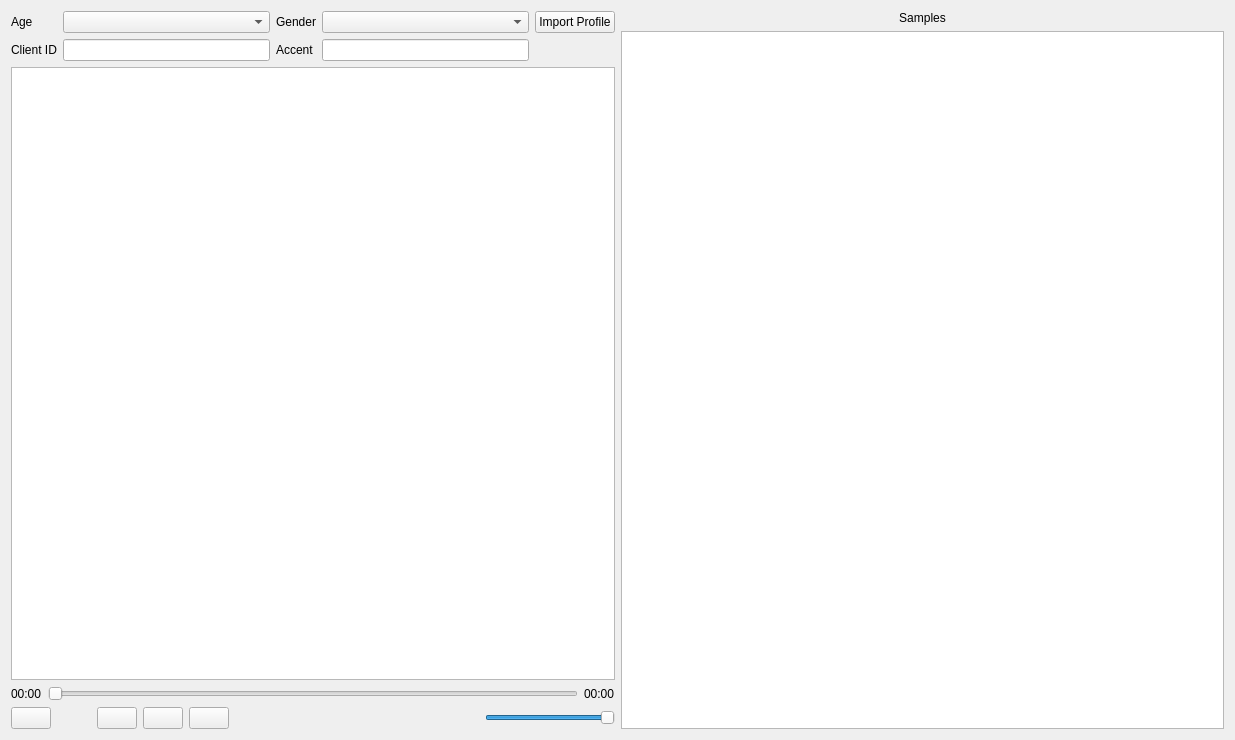
<?xml version="1.0" encoding="UTF-8"?>
<ui version="4.0">
 <class>OpenedProjectFrame</class>
 <widget class="QFrame" name="OpenedProjectFrame">
  <property name="geometry">
   <rect>
    <x>0</x>
    <y>0</y>
    <width>1235</width>
    <height>740</height>
   </rect>
  </property>
  <property name="windowTitle">
   <string notr="true">Project Open</string>
  </property>
  <layout class="QHBoxLayout" name="horizontalLayout">
   <item>
    <layout class="QVBoxLayout" name="verticalLayout">
     <item>
      <layout class="QGridLayout" name="gridLayout">
       <item row="0" column="2">
        <widget class="QLabel" name="genderLabel">
         <property name="sizePolicy">
          <sizepolicy hsizetype="Preferred" vsizetype="Preferred">
           <horstretch>0</horstretch>
           <verstretch>0</verstretch>
          </sizepolicy>
         </property>
         <property name="text">
          <string>Gender</string>
         </property>
        </widget>
       </item>
       <item row="1" column="3">
        <widget class="QLineEdit" name="accentEdit">
         <property name="sizePolicy">
          <sizepolicy hsizetype="Preferred" vsizetype="Fixed">
           <horstretch>0</horstretch>
           <verstretch>0</verstretch>
          </sizepolicy>
         </property>
        </widget>
       </item>
       <item row="1" column="1">
        <widget class="QLineEdit" name="clientIdEdit"/>
       </item>
       <item row="0" column="3">
        <widget class="QComboBox" name="genderInput">
         <property name="sizePolicy">
          <sizepolicy hsizetype="Expanding" vsizetype="Fixed">
           <horstretch>0</horstretch>
           <verstretch>0</verstretch>
          </sizepolicy>
         </property>
         <item>
          <property name="text">
           <string notr="true"/>
          </property>
         </item>
         <item>
          <property name="text">
           <string>Male</string>
          </property>
         </item>
         <item>
          <property name="text">
           <string>Female</string>
          </property>
         </item>
         <item>
          <property name="text">
           <string>Other</string>
          </property>
         </item>
         <item>
          <property name="text">
           <string>[Multiple]</string>
          </property>
         </item>
        </widget>
       </item>
       <item row="1" column="2">
        <widget class="QLabel" name="accentLabel">
         <property name="sizePolicy">
          <sizepolicy hsizetype="Preferred" vsizetype="Preferred">
           <horstretch>0</horstretch>
           <verstretch>0</verstretch>
          </sizepolicy>
         </property>
         <property name="text">
          <string>Accent</string>
         </property>
        </widget>
       </item>
       <item row="0" column="0">
        <widget class="QLabel" name="ageLabel">
         <property name="sizePolicy">
          <sizepolicy hsizetype="Preferred" vsizetype="Preferred">
           <horstretch>0</horstretch>
           <verstretch>0</verstretch>
          </sizepolicy>
         </property>
         <property name="text">
          <string>Age</string>
         </property>
        </widget>
       </item>
       <item row="0" column="1">
        <widget class="QComboBox" name="ageInput">
         <property name="sizePolicy">
          <sizepolicy hsizetype="Expanding" vsizetype="Fixed">
           <horstretch>0</horstretch>
           <verstretch>0</verstretch>
          </sizepolicy>
         </property>
        </widget>
       </item>
       <item row="1" column="0">
        <widget class="QLabel" name="clientIdLabel">
         <property name="text">
          <string>Client ID</string>
         </property>
        </widget>
       </item>
       <item row="0" column="4">
        <widget class="QPushButton" name="importButton">
         <property name="toolTip">
          <string>Import a text file exported from the CommonVoice website</string>
         </property>
         <property name="text">
          <string>Import Profile</string>
         </property>
        </widget>
       </item>
      </layout>
     </item>
     <item>
      <widget class="QTextEdit" name="annotationEdit"/>
     </item>
     <item>
      <layout class="QHBoxLayout" name="playbackInfo">
       <item>
        <widget class="QLabel" name="elapsedTimeLabel">
         <property name="text">
          <string notr="true">00:00</string>
         </property>
        </widget>
       </item>
       <item>
        <widget class="QSlider" name="timeSlider">
         <property name="orientation">
          <enum>Qt::Horizontal</enum>
         </property>
        </widget>
       </item>
       <item>
        <widget class="QLabel" name="totalTimeLabel">
         <property name="text">
          <string notr="true">00:00</string>
         </property>
        </widget>
       </item>
      </layout>
     </item>
     <item>
      <layout class="QHBoxLayout" name="playbackButtons">
       <item>
        <widget class="QPushButton" name="playPauseButton">
         <property name="toolTip">
          <string>Play / Pause</string>
         </property>
         <property name="icon">
          <iconset resource="../../resources.qrc">
           <normaloff>:/playback/play</normaloff>:/playback/play</iconset>
         </property>
         <property name="shortcut">
          <string>Ctrl+Return</string>
         </property>
        </widget>
       </item>
       <item>
        <spacer name="horizontalSpacer">
         <property name="orientation">
          <enum>Qt::Horizontal</enum>
         </property>
         <property name="sizeType">
          <enum>QSizePolicy::Preferred</enum>
         </property>
         <property name="sizeHint" stdset="0">
          <size>
           <width>40</width>
           <height>20</height>
          </size>
         </property>
        </spacer>
       </item>
       <item>
        <widget class="QPushButton" name="previousButton">
         <property name="toolTip">
          <string>Previous sample</string>
         </property>
         <property name="text">
          <string/>
         </property>
         <property name="icon">
          <iconset resource="../../resources.qrc">
           <normaloff>:/playback/back</normaloff>:/playback/back</iconset>
         </property>
         <property name="shortcut">
          <string>Ctrl+PgUp</string>
         </property>
        </widget>
       </item>
       <item>
        <widget class="QPushButton" name="stopButton">
         <property name="toolTip">
          <string>Stop</string>
         </property>
         <property name="text">
          <string/>
         </property>
         <property name="icon">
          <iconset resource="../../resources.qrc">
           <normaloff>:/playback/stop</normaloff>:/playback/stop</iconset>
         </property>
         <property name="shortcut">
          <string>Ctrl+P</string>
         </property>
        </widget>
       </item>
       <item>
        <widget class="QPushButton" name="nextButton">
         <property name="toolTip">
          <string>Next sample</string>
         </property>
         <property name="text">
          <string/>
         </property>
         <property name="icon">
          <iconset resource="../../resources.qrc">
           <normaloff>:/playback/skip</normaloff>:/playback/skip</iconset>
         </property>
         <property name="shortcut">
          <string>Ctrl+PgDown</string>
         </property>
        </widget>
       </item>
       <item>
        <spacer name="horizontalSpacer_2">
         <property name="orientation">
          <enum>Qt::Horizontal</enum>
         </property>
         <property name="sizeHint" stdset="0">
          <size>
           <width>40</width>
           <height>20</height>
          </size>
         </property>
        </spacer>
       </item>
       <item>
        <widget class="QLabel" name="volumeLabel">
         <property name="sizePolicy">
          <sizepolicy hsizetype="Maximum" vsizetype="Preferred">
           <horstretch>0</horstretch>
           <verstretch>0</verstretch>
          </sizepolicy>
         </property>
         <property name="text">
          <string/>
         </property>
         <property name="pixmap">
          <pixmap resource="../../resources.qrc">:/playback/volume</pixmap>
         </property>
        </widget>
       </item>
       <item>
        <widget class="QSlider" name="volumeSlider">
         <property name="sizePolicy">
          <sizepolicy hsizetype="Preferred" vsizetype="Fixed">
           <horstretch>0</horstretch>
           <verstretch>0</verstretch>
          </sizepolicy>
         </property>
         <property name="minimumSize">
          <size>
           <width>130</width>
           <height>0</height>
          </size>
         </property>
         <property name="maximum">
          <number>100</number>
         </property>
         <property name="value">
          <number>100</number>
         </property>
         <property name="orientation">
          <enum>Qt::Horizontal</enum>
         </property>
        </widget>
       </item>
      </layout>
     </item>
    </layout>
   </item>
   <item>
    <layout class="QVBoxLayout" name="sampleArea">
     <item>
      <widget class="QLabel" name="sampleTitle">
       <property name="sizePolicy">
        <sizepolicy hsizetype="Expanding" vsizetype="Preferred">
         <horstretch>0</horstretch>
         <verstretch>0</verstretch>
        </sizepolicy>
       </property>
       <property name="text">
        <string>Samples</string>
       </property>
       <property name="alignment">
        <set>Qt::AlignCenter</set>
       </property>
      </widget>
     </item>
     <item>
      <widget class="QListWidget" name="fileList">
       <property name="sizePolicy">
        <sizepolicy hsizetype="Expanding" vsizetype="Expanding">
         <horstretch>0</horstretch>
         <verstretch>0</verstretch>
        </sizepolicy>
       </property>
       <property name="selectionMode">
        <enum>QAbstractItemView::ExtendedSelection</enum>
       </property>
      </widget>
     </item>
    </layout>
   </item>
  </layout>
 </widget>
 <resources>
  <include location="../../resources.qrc"/>
 </resources>
 <connections>
  <connection>
   <sender>fileList</sender>
   <signal>currentRowChanged(int)</signal>
   <receiver>OpenedProjectFrame</receiver>
   <slot>sound_selected(int)</slot>
   <hints>
    <hint type="sourcelabel">
     <x>1227</x>
     <y>298</y>
    </hint>
    <hint type="destinationlabel">
     <x>538</x>
     <y>381</y>
    </hint>
   </hints>
  </connection>
  <connection>
   <sender>annotationEdit</sender>
   <signal>textChanged()</signal>
   <receiver>OpenedProjectFrame</receiver>
   <slot>text_changed()</slot>
   <hints>
    <hint type="sourcelabel">
     <x>255</x>
     <y>169</y>
    </hint>
    <hint type="destinationlabel">
     <x>0</x>
     <y>163</y>
    </hint>
   </hints>
  </connection>
  <connection>
   <sender>importButton</sender>
   <signal>clicked()</signal>
   <receiver>OpenedProjectFrame</receiver>
   <slot>import_profile_pressed()</slot>
   <hints>
    <hint type="sourcelabel">
     <x>692</x>
     <y>43</y>
    </hint>
    <hint type="destinationlabel">
     <x>1135</x>
     <y>138</y>
    </hint>
   </hints>
  </connection>
  <connection>
   <sender>ageInput</sender>
   <signal>activated(int)</signal>
   <receiver>OpenedProjectFrame</receiver>
   <slot>age_selected(int)</slot>
   <hints>
    <hint type="sourcelabel">
     <x>181</x>
     <y>45</y>
    </hint>
    <hint type="destinationlabel">
     <x>0</x>
     <y>108</y>
    </hint>
   </hints>
  </connection>
  <connection>
   <sender>genderInput</sender>
   <signal>activated(int)</signal>
   <receiver>OpenedProjectFrame</receiver>
   <slot>gender_selected(int)</slot>
   <hints>
    <hint type="sourcelabel">
     <x>542</x>
     <y>34</y>
    </hint>
    <hint type="destinationlabel">
     <x>1062</x>
     <y>279</y>
    </hint>
   </hints>
  </connection>
  <connection>
   <sender>accentEdit</sender>
   <signal>textChanged(QString)</signal>
   <receiver>OpenedProjectFrame</receiver>
   <slot>accent_changed(QString)</slot>
   <hints>
    <hint type="sourcelabel">
     <x>542</x>
     <y>86</y>
    </hint>
    <hint type="destinationlabel">
     <x>1047</x>
     <y>193</y>
    </hint>
   </hints>
  </connection>
  <connection>
   <sender>fileList</sender>
   <signal>itemSelectionChanged()</signal>
   <receiver>OpenedProjectFrame</receiver>
   <slot>file_selection_changed()</slot>
   <hints>
    <hint type="sourcelabel">
     <x>1036</x>
     <y>574</y>
    </hint>
    <hint type="destinationlabel">
     <x>1098</x>
     <y>888</y>
    </hint>
   </hints>
  </connection>
  <connection>
   <sender>previousButton</sender>
   <signal>clicked()</signal>
   <receiver>OpenedProjectFrame</receiver>
   <slot>previous_pressed()</slot>
   <hints>
    <hint type="sourcelabel">
     <x>113</x>
     <y>731</y>
    </hint>
    <hint type="destinationlabel">
     <x>-34</x>
     <y>576</y>
    </hint>
   </hints>
  </connection>
  <connection>
   <sender>nextButton</sender>
   <signal>clicked()</signal>
   <receiver>OpenedProjectFrame</receiver>
   <slot>next_pressed()</slot>
   <hints>
    <hint type="sourcelabel">
     <x>559</x>
     <y>731</y>
    </hint>
    <hint type="destinationlabel">
     <x>711</x>
     <y>760</y>
    </hint>
   </hints>
  </connection>
  <connection>
   <sender>clientIdEdit</sender>
   <signal>textChanged(QString)</signal>
   <receiver>OpenedProjectFrame</receiver>
   <slot>client_id_changed(QString)</slot>
   <hints>
    <hint type="sourcelabel">
     <x>211</x>
     <y>69</y>
    </hint>
    <hint type="destinationlabel">
     <x>280</x>
     <y>-48</y>
    </hint>
   </hints>
  </connection>
  <connection>
   <sender>playPauseButton</sender>
   <signal>clicked()</signal>
   <receiver>OpenedProjectFrame</receiver>
   <slot>play_pause_pressed()</slot>
   <hints>
    <hint type="sourcelabel">
     <x>160</x>
     <y>713</y>
    </hint>
    <hint type="destinationlabel">
     <x>203</x>
     <y>784</y>
    </hint>
   </hints>
  </connection>
 </connections>
 <slots>
  <slot>previous_pressed()</slot>
  <slot>next_pressed()</slot>
  <slot>sound_selected(int)</slot>
  <slot>text_changed()</slot>
  <slot>import_profile_pressed()</slot>
  <slot>age_selected(int)</slot>
  <slot>gender_selected(int)</slot>
  <slot>accent_changed(QString)</slot>
  <slot>file_selection_changed()</slot>
  <slot>client_id_changed(QString)</slot>
  <slot>play_pause_pressed()</slot>
 </slots>
</ui>
